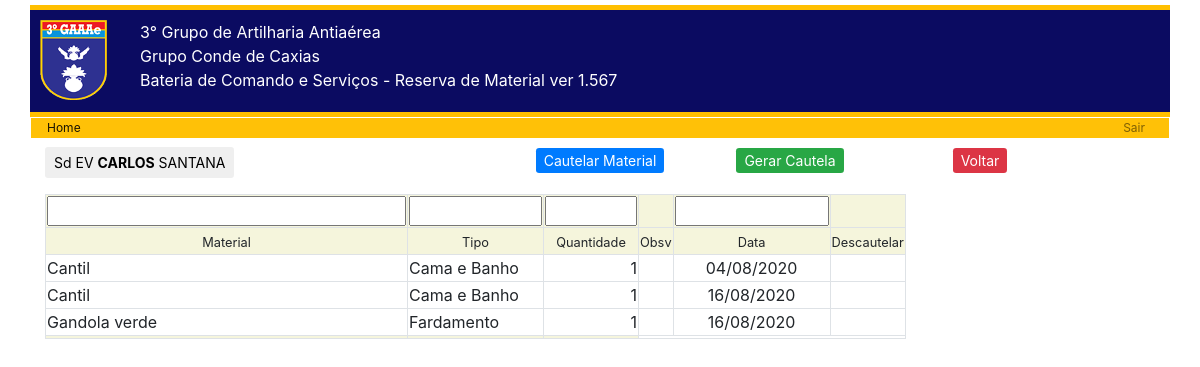
/arquivos/cautela.php?id=23, run on the app's committed database.
### tables this page shows
CREATE TABLE `cautela` (
  `id` int(5) NOT NULL,
  `militar` int(4) NOT NULL,
  `material` int(4) NOT NULL,
  `quantidade` int(4) NOT NULL,
  `data` date NOT NULL
);

### arquivos/cautela.php (the view, shortened to what this page needs)
<?php
$nivel = $_SESSION['UsuarioNivel'];
$id = $_GET['id'];
$database = open_database();
$string = "SELECT * FROM listamil WHERE id= $id ";
$result = $database->query($string);
$string2 = "SELECT * FROM cautela where militar = $id";
$result2 = $database->query($string2);
foreach($result as $row){
}
$nome  = $row['nome'];
$nomeg = $row['nomeg'];
$ng = explode(" ", $nomeg);
$patern = array();
array_push($patern,"/($ng[0])/");
?>
<div class="container">
<div class="row" >
			<div class="form-group col-md-5">
				<button type="button" class="btn btn-default btn-sm" > <?php echo $row['pstgrad']. " ".  preg_replace($patern, '<b>\\1</b>', $nome) ?></button>
			</div>
			<div class="form-group col-md-2 text-center">
				<a href="cautela1.php?id=<?php echo $row['id'] ?>" class=" btn-sm btn-primary align-middle"'>Cautelar Material</a>
			</div>
			<div class="form-group col-md-2 text-center">
				 <a href="impe_cau.php?id=<?php echo $row['id'] ?>&posto=<?php echo $row['pstgrad'] ?>" class="btn-sm btn-success align-middle"'>Gerar Cautela</a>
			</div>
			<div class="form-group col-md-2 text-center">
				<a href="<?php echo BASEURL;?>arquivos/lista_mil.php" class="btn-sm btn-danger align-middle"'>Voltar</a>
		</div>
		</div>
<div class="table-responsive-sx">
<table  id="tabela" class="table-bordered table-hover">
		<tr style="background-color: beige">
			<th><input type="text" id="txtColuna1" size="30" /></th>
			<th><input type="text" id="txtColuna2" size="8" /></th>
			<th><input type="text" id="txtColuna3" size="4" /></th>
                        <th></th>
			<th><input type="text" id="txtColuna4" size="10" /></th>
			<th></th>
					</tr>
		<tr style="background-color: beige">
			<th class="text-center"><small>Material</th>
			<th class="text-center"><small>Tipo</th>
 			<th class="text-center"><small>Quantidade</th>
                        <th class="text-center"><small>Obsv</th>
                        <th class="text-center"><small>Data</th>
			<th class="text-center"><small>Descautelar</th>
		</tr>
<?php
    foreach($result2 as $row2){
        $string1 = "SELECT * FROM listamat  where id = ". $row2['material'];
        $result1 = $database->query($string1);
        foreach($result1 as $row1){
        echo "<tr><td >".$row1['descri']."</td><td>".$row1['tipo']."</td><td class='text-right'>".$row2['quantidade']."</td><td class='text-left'>".$row2['obs']."</td><td class='text-center'>".date("d/m/Y",strtotime($row2['data']))."</td>
<td class='text-center' title='desacautelar o material'>";
        if($nivel=='3'){
        ?>
<button type="button"' onclick="chamamodal2(<?php echo $row2['id'] ?>,<?php echo $row['id'] ?>,'<?php echo $row['pstgrad']?>','<?php echo $nomeg ?>','<?php echo $row1['descri'] ?>',<?php echo $row2['quantidade'] ?>,'<?php echo date('d/m/Y', strtotime($row2['data']));?>' )" class='btn btn-outline-danger btn-sm view_data' style="height: 20px; padding:1px;" id=".$row['id']."," .$nomeg.">Desacautelar</button>
</td></tr>
       <?php
        }else{
        echo "</td></tr>";
        }
        }
    }
?>
<tfoot>
	<tr style="background-color: beige">
			<th></th>
			<th></th>
			<th></th>
	</tr>
</tfoot>
	</table>
</div>
</div>

### inc/header.php (style rules this page uses)
body { padding-top: 5px; padding-bottom: 20px; }

### data on the page
cautela: descri "Cantil", tipo "Cama e Banho", quantidade "1", data "04/08/2020"
cautela: descri "Cantil", tipo "Cama e Banho", quantidade "1", data "16/08/2020"
cautela: descri "Gandola verde", tipo "Fardamento", quantidade "1", data "16/08/2020"

### other printed values
$row['pstgrad'] "Sd EV"
preg_replace($patern, '<b>\\1</b>', $nome) "CARLOS SANTANA"
